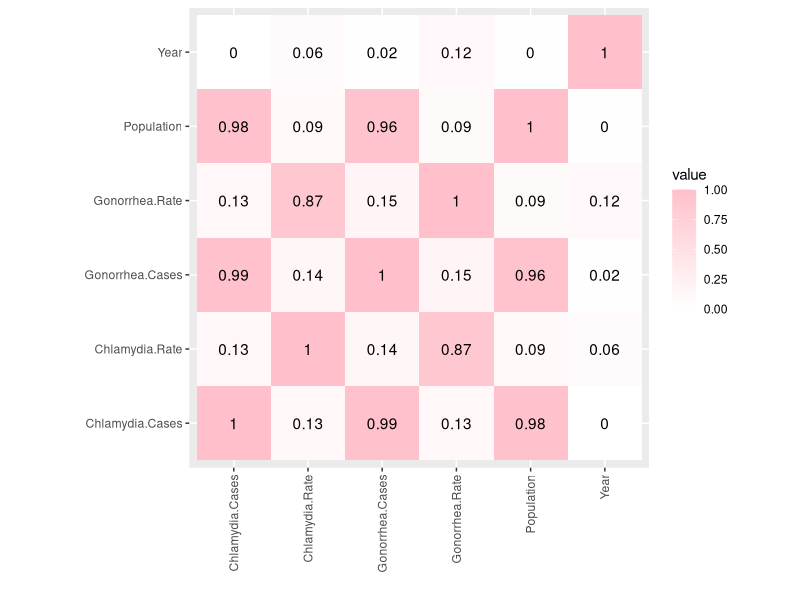
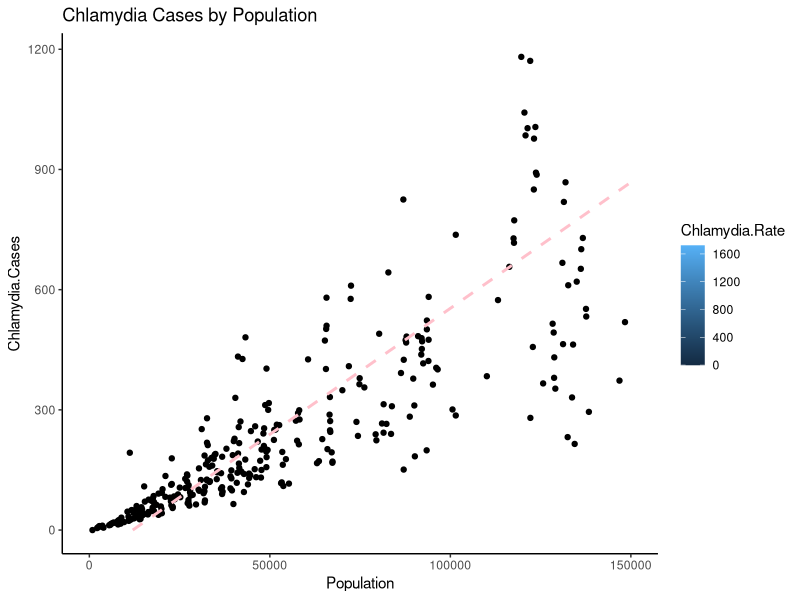
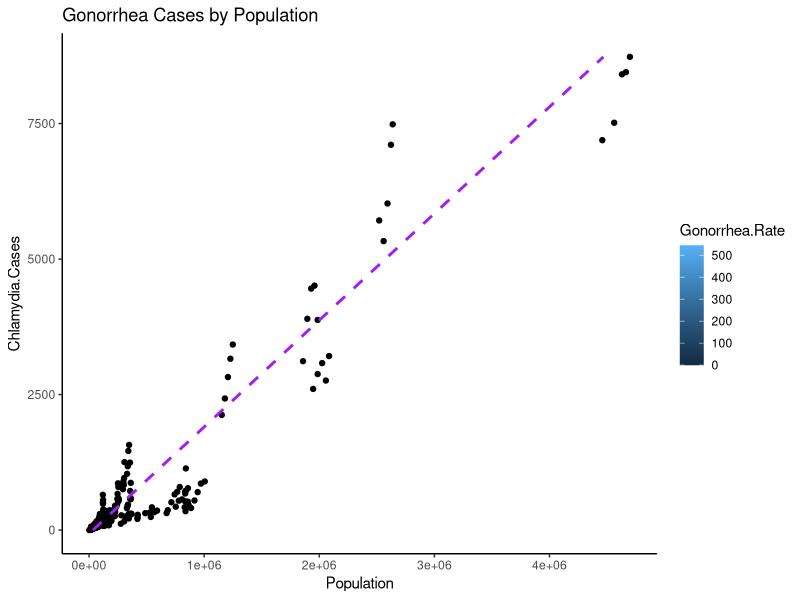

The R source for these figures, in order:
## ---- chunk 1
knitr::opts_chunk$set(echo = TRUE, eval = TRUE, fig.align = "center", warning = F, message = F,
tidy=TRUE, tidy.opts=list(width.cutoff=60), R.options=list(max.print=100))
## ---- chunk 2
library(dplyr)
library(readr)
chlamydia <- read_csv("C2.csv")
chlamydia.renamed <- chlamydia %>% 
  rename(
    Chlamydia.Cases = Cases,
    Chlamydia.Rate = Rate
    )
library(tidyverse)
chlamydia.comp <- na.omit(chlamydia.renamed)
Gonorrhea <- read_csv("G2.csv")
Gonorrhea.renamed <- Gonorrhea %>% 
  rename(
    Gonorrhea.Cases = Cases,
    Gonorrhea.Rate = Rate
    )
Gonorrhea.comp <- na.omit(Gonorrhea.renamed)

STD<- left_join(chlamydia.comp, Gonorrhea.comp, by = "Area Year")
STD.clean <- na.omit(STD) 
STD.comp <- STD.clean[ -c(7,8) ]
STDs <- STD.comp %>% rename(
   Area = Area.x,
    Year = Year.x
    )

## ---- chunk 3
#Gives Chlamydia and Gonorrhea percent data
Chlam_PCT<-STDs%>%mutate(Chlam_PCT=Chlamydia.Cases/Population*100)
STD_PCT <- Chlam_PCT %>% mutate(Gon_PCT = Gonorrhea.Cases/Population*100)
Tot_STD <- STD_PCT %>% mutate(Tot_STD = Chlamydia.Cases + Gonorrhea.Cases)
Tot_STD <- Tot_STD %>% mutate(Tot_STD.pct = Tot_STD / Population*100)
Tot_STD%>%filter(Population>50000)%>%group_by(Tot_STD, Tot_STD.pct)%>% arrange(-Year)
Mean.tot<- Tot_STD %>%group_by(Population>50000)%>%summarize(mean.tot=mean(Tot_STD.pct,na.rm=T))
#If the population is greater than 50,000, the gonorrhea and chlamydia mean percentage is 0.588% and when the population is less than 50,000 it is 0.49%.

#Group by Poplation and summary data for gonorrhea cases in population
Gon_sum <- Tot_STD %>% group_by (Population > 50000) %>% 
    summarize(gon_mean = mean(Gonorrhea.Cases, na.rm = T), 
        gon_sd = sd(Gonorrhea.Cases, na.rm = T))
#Group by Population and summary data for chlamydia rate in population
Chlam_sum <- Tot_STD %>% group_by (Population > 50000) %>% 
    summarize(chlam_mean = mean(Chlamydia.Cases, na.rm = T), 
        chlam_sd = sd(Chlamydia.Cases, na.rm = T))

#Summary of Chlamydia rate
Chlam_rate <- Tot_STD %>% group_by (Population > 50000) %>% 
    summarize(chlam_max = max(Chlamydia.Rate, na.rm = T), 
        chlam_min = min(Chlamydia.Rate, na.rm = T), 
       chlam_median = median(Chlamydia.Rate, na.rm = T),
       cham_mean = mean(Chlamydia.Rate, na.rm = T),
       cham_sd = sd(Chlamydia.Rate, na.rm = T))


#Summary of Gonorrhea rate
Gon_rate <- Tot_STD %>% group_by (Population > 50000) %>% 
    summarize(Gon_max = max(Gonorrhea.Rate, na.rm = T), 
        Gon_min = min(Gonorrhea.Rate, na.rm = T), 
       Gon_median = median(Gonorrhea.Rate, na.rm = T),
       Gon_mean = mean(Gonorrhea.Rate, na.rm = T),
       Gon_sd = sd(Gonorrhea.Rate, na.rm = T))

STDs %>% summarize(STDs, mean(Chlamydia.Cases)) 
STDs%>%summarize_all(n_distinct)
STDs %>% group_by(Area) %>% summarize(max_Chlamydia.Cases=max(Chlamydia.Cases)) %>%arrange(-max_Chlamydia.Cases)
STDs %>% group_by(Area) %>% summarize(max_Gonorrhea.Cases=max(Gonorrhea.Cases)) %>%arrange(-max_Gonorrhea.Cases)
## ---- chunk 4
#Heatmap
STDs %>% select_if(is.numeric)%>% cor(use = "everything")%>% as.data.frame()%>% rownames_to_column()%>% pivot_longer(-1)%>% ggplot(aes(rowname,name,fill=value))+ 
   geom_tile()+geom_text(aes(label=round(value,2)))+
   xlab("")+ylab("")+coord_fixed()+theme(axis.text.x = element_text(angle = 90, vjust = 0.5, hjust=1))+ scale_fill_gradient2(low = "Purple", high = "Pink")
## ---- chunk 5
ggplot(STDs, aes(x = Chlamydia.Cases, y = Population, fill=Chlamydia.Rate,stat="summary"))+ #I wasn't sure how to change the scale for the fill
geom_point(stat="summary", position="dodge")+
    geom_smooth(method=lm, se=FALSE, linetype="dashed",
             color="pink")+
  coord_flip()+theme_classic()+labs(x="Chlamydia.Cases",y="Population")+ggtitle("Chlamydia Cases by Population") +scale_y_continuous(lim=c(0,150000))

## ---- chunk 6
ggplot(STDs, aes(x = Gonorrhea.Cases, y = Population, fill=Gonorrhea.Rate,stat="summary"))+ #I wasn't sure how to change the scale for the fill
geom_point(stat="summary", position="dodge")+
    geom_smooth(method=lm, se=FALSE, linetype="dashed",
             color="purple")+
  coord_flip()+theme_classic()+labs(x="Chlamydia.Cases",y="Population")+ggtitle("Gonorrhea Cases by Population")+scale_y_continuous()
